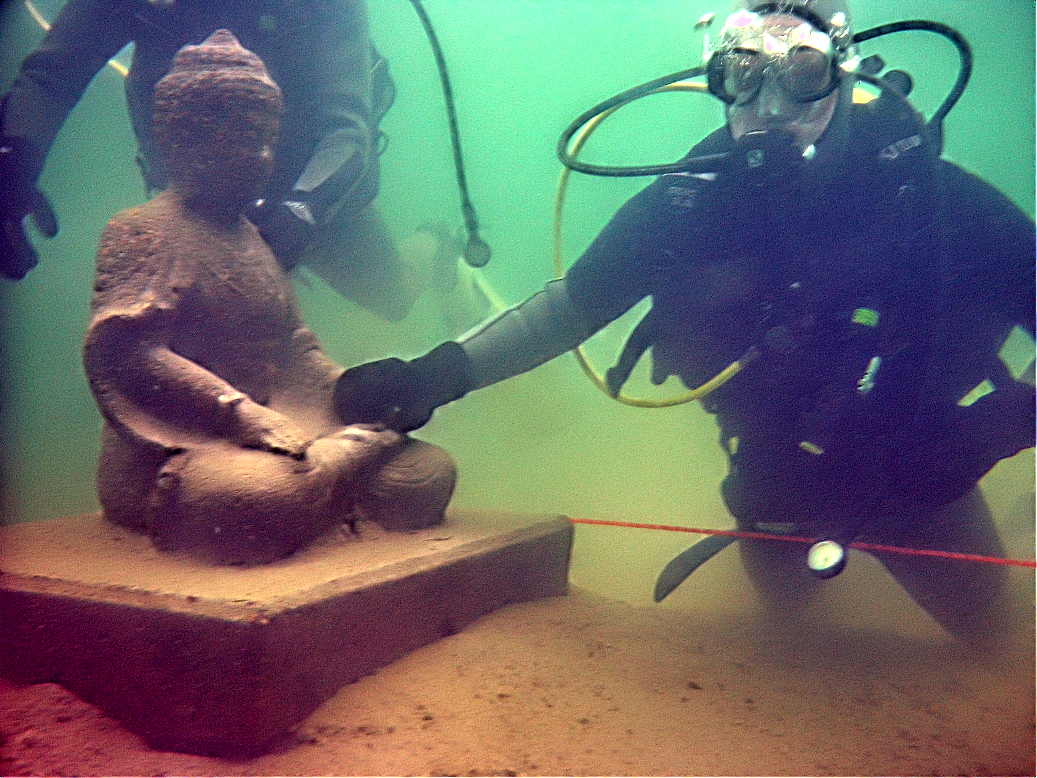
//> input picture img/impl_ref/DSCN6532.png, 1037 x 778 px
$ ./main   (built with g++ and OpenCV 4)
//> lines starting //> are read from the running program, lines starting //| are printed output that depends on the picture
### src/utils.h
//
//  utils.h
//  Submarine
//
//  Created by Florian Denis on 10/16/13.
//  Copyright (c) 2013 Florian Denis. All rights reserved.
//

#ifndef Submarine_utils_h
#define Submarine_utils_h

#include <opencv2/core/core.hpp>

/**
 *  floatTo8u converts a CV_32F image to a CV_8U one for display purposes
 */
cv::Mat floatTo8U(const cv::Mat& I);

/**
 *  Counts the number of SURF features found in the image
 */
int countSURFFound(const cv::Mat I);

#endif

### src/fusion.h
//
//  fusion.h
//  Submarine
//
//  Created by Jean Caillé on 11/11/2013.
//  Copyright (c) 2013 Florian Denis. All rights reserved.
//

#ifndef __Submarine__fusion__
#define __Submarine__fusion__

#include <opencv2/core/core.hpp>

void naiveFusion(const std::vector<cv::Mat>& inputs, const std::vector<cv::Mat>& weights, cv::Mat& dst);
void laplacianFusion(const std::vector<cv::Mat>& inputs, const std::vector<cv::Mat>& weights, cv::Mat& dst);

#endif /* defined(__Submarine__fusion__) */

### src/colorimetry.h
//
//  colorimetry.h
//  Submarine
//
//  Created by Jean Caillé on 20/10/13.
//  Copyright (c) 2013 Florian Denis. All rights reserved.
//

#ifndef __Submarine__WhiteBalance__
#define __Submarine__WhiteBalance__

#include <opencv2/core/core.hpp>

/**
 *  Apply white balance correction to image
 *  @param I    Input cv::Mat of type CV_8UC3
 *  @param dst  Destination image. Needs to be of same type and size as I
 */
void whiteBalance(const cv::Mat& I, cv::Mat& dst, double lambda = 0.2);

/**
 *  Contrast enhancement of color images using CLAHE technique
 *
 *  @param I   Input cv::Mat of type CV_8UC3
 *  @param dst Destination image. Needs to be of same type and size as I
 */
void enhanceContrast(const cv::Mat& I, cv::Mat& dst);

#endif /* defined(__Submarine__WhiteBalance__) */

### src/weights.h
//
//  weights.h
//  Submarine
//
//  Created by Florian Denis on 10/16/13.
//  Copyright (c) 2013 Florian Denis. All rights reserved.
//

#ifndef Submarine_weights_h
#define Submarine_weights_h

#include <opencv2/core/core.hpp>

/**
 *  Compute Local Contrast weight
 *  @param I    Input cv::Mat of type CV_8UC3
 *  @param dst  Destination image. Needs to be of type CV_32FC1 and same size as I
 */
void computeLCWeight(const cv::Mat& I,cv::Mat& dst);

#endif

### src/enhancement.h
//
//  enhancement.h
//  Submarine
//
//  Created by Florian Denis on 23/10/13.
//  Copyright (c) 2013 Florian Denis. All rights reserved.
//

#ifndef __Submarine__enhancement__
#define __Submarine__enhancement__

#include <opencv2/core/core.hpp>

void enhanceUnderwaterImage(const cv::Mat& img, cv::Mat& out);

#endif /* defined(__Submarine__enhancement__) */

### src/colorimetry.cpp
//
//  colorimetry.cpp
//  Submarine
//
//  Created by Jean Caillé on 20/10/13.
//  Copyright (c) 2013 Florian Denis. All rights reserved.
//
// Source for gray-world algorithm : http://www.mathworks.com/matlabcentral/fileexchange/41341-color-constancy-algorithms-gray-world-white-patch-modified-white-patch-etc/content/colorConstancy.m

#include "colorimetry.h"
#include "iostream"
#include <opencv2/imgproc/imgproc.hpp>
#include <opencv2/highgui/highgui.hpp>


void whiteBalance(const cv::Mat& I, cv::Mat& dst, double lambda)
{

    //Compute mean color of I
    cv::Scalar meanColor = cv::mean(I) / 255.0;


    //Grey average value
    double averageGrayValue = (meanColor[0] + meanColor[1] + meanColor[2]) / 3.0;


    cv::Mat meanColorImage(I.size(), CV_8UC3);
    cv::Scalar meanColorNorm = meanColor * 255.0;
    cv::Scalar avgGV = cv::Scalar(averageGrayValue, averageGrayValue, averageGrayValue) * 255.0;
    cv::rectangle(meanColorImage, cv::Point(0,0), cv::Point(I.cols, I.rows / 2), meanColorNorm, -1);
    cv::rectangle(meanColorImage, cv::Point(0,I.rows / 2), cv::Point(I.cols, I.rows), avgGV, -1);

    cv::imwrite("/Users/jean/Devel/Submarine/rapport/Support/meancolor.jpg", meanColorImage);

    //Correct average illumination as in paper
    if(lambda < 0){
        lambda = 0.2;
    }
    averageGrayValue = 0.5 + averageGrayValue * lambda;
    cv::Scalar illuminant = meanColor / averageGrayValue;


    //Split the image into channels
    cv::Mat channels[3];
    cv::split(I, channels);

    // Apply correction
    channels[0] /= illuminant[0];
    channels[1] /= illuminant[1];
    channels[2] /= illuminant[2];

    cv::merge(channels, 3, dst);
}

void enhanceContrast(const cv::Mat& I, cv::Mat& dst)
{
    int w = I.cols, h = I.rows;

    // Convert to YUV
    cv::Mat Iyuv(h,w,CV_8UC3);
    cv::cvtColor(I, Iyuv, CV_BGR2YUV);

    //Split the image into channels, first one being the luminance
    cv::Mat newY;
    cv::Mat channels[3];
    cv::split(Iyuv, channels);

    // Apply contrast optimisation on luminance channel
    cv::Ptr<cv::CLAHE> clahe = cv::createCLAHE();
    clahe->setClipLimit(4);
    clahe->apply(channels[0],newY);

    // Change Y and re-merge
    cv::Mat enhanceYUV;
    channels[0] = newY;
    cv::merge(channels, 3, enhanceYUV);

    // Convert to RGB
    cv::cvtColor(enhanceYUV, dst, CV_YUV2BGR);

}

### src/enhancement.cpp
//
//  enhancement.cpp
//  Submarine
//
//  Created by Florian Denis on 23/10/13.
//  Copyright (c) 2013 Florian Denis. All rights reserved.
//

#include "enhancement.h"

#include "weights.h"
#include "colorimetry.h"
#include "fusion.h"
#include "utils.h"

#include <opencv2/highgui/highgui.hpp>
#include <opencv2/core/core.hpp>
#include <opencv2/imgproc/imgproc.hpp>
#include "iostream"

void _computeFirstInput(const cv::Mat& I, cv::Mat& out)
{
    // First input is white balanced original image
    whiteBalance(I,out,.0);
}

void _computeSecondInput(const cv::Mat& firstInput, cv::Mat& out)
{

    // Apply a filter to remove the noise
    cv::Mat smooth;
    cv::bilateralFilter(firstInput, smooth, -1, 20, 5);

    cv::imwrite("/Users/jean/Devel/Submarine/rapport/Support/color_denoise.jpg", smooth);


    // Enhance contrast
    enhanceContrast(smooth, out);
}


void _computeWeights(const std::vector<cv::Mat>& input, std::vector<cv::Mat>& weights)
{

    for (int i = 0; i<input.size(); ++i) {
        computeEWeight(input[i], weights[i]);
    }

    normalizeWeightMaps(weights);
}

// [19 lines left out: function saveWeights, not called in this run]

void enhanceUnderwaterImage(const cv::Mat& I, cv::Mat& out)
{
    int w = I.cols, h = I.rows;

    // Compute 1st input
    cv::Mat firstInput(h,w,CV_8UC3);
    _computeFirstInput(I,firstInput);

    // Compute 2nd input
    cv::Mat secondInput(h,w,CV_8UC3);
    _computeSecondInput(firstInput,secondInput);

    std::vector<cv::Mat> input;
    input.push_back(secondInput);
    input.push_back(firstInput);

    std::vector<cv::Mat> weights;
    weights.push_back(cv::Mat(h,w,CV_32F));
    weights.push_back(cv::Mat(h,w,CV_32F));

    _computeWeights(input,weights);

    laplacianFusion(input, weights, out);

    //Compare the numbers of SURF found
//    std::cout << "There were " << countSURFFound(I) << " found in the input image" << std::endl;
    std::cout << "There are  " << countSURFFound(out) << " found in the output image" << std::endl;
    saveWeights(firstInput);
    cv::imwrite("/Users/jean/Devel/Submarine/rapport/Support/color.png", firstInput);
    cv::imwrite("/Users/jean/Devel/Submarine/rapport/Support/contrast.png", secondInput);

}

### src/main.cpp
//
//  main.c
//  Submarine
//
//  Created by Florian Denis on 10/16/13.
//  Copyright (c) 2013 Florian Denis. All rights reserved.
//

#include <stdio.h>
#include <time.h>

#include <opencv2/core/core.hpp>
#include <opencv2/highgui/highgui.hpp>

#include "enhancement.h"

int main(int argc, const char * argv[])
{

    cv::Mat I = cv::imread("/Users/jean/Devel/Submarine/img/test_img/DSCN6532.png");
//> I is the input picture: 778 rows x 1037 cols, CV_8UC3; mean B, G, R 103.6, 105.8, 104.1
    int w = I.cols, h = I.rows;

    cv::Mat betterI(h, w, CV_8UC3);
    clock_t t;
    t = clock();
    enhanceUnderwaterImage(I, betterI);
//> in whiteBalance, `cv::Scalar meanColor = cv::mean(I) / 255.0;`: meanColor = Scalar(0.406, 0.415, 0.408)
//> in whiteBalance, `double averageGrayValue = (meanColor[0] + meanColor[1] + meanColor[2])..`: averageGrayValue = 0.41
//> in whiteBalance, `cv::Scalar meanColorNorm = meanColor * 255.0;`: meanColorNorm = Scalar(103.6, 105.8, 104.1)
//> in whiteBalance, `cv::Scalar avgGV = cv::Scalar(averageGrayValue, averageGrayValue, aver..`: avgGV = Scalar(104.5, 104.5, 104.5)
//> in whiteBalance, `cv::rectangle(meanColorImage, cv::Point(0,0), cv::Point(I.cols, I.rows..`:
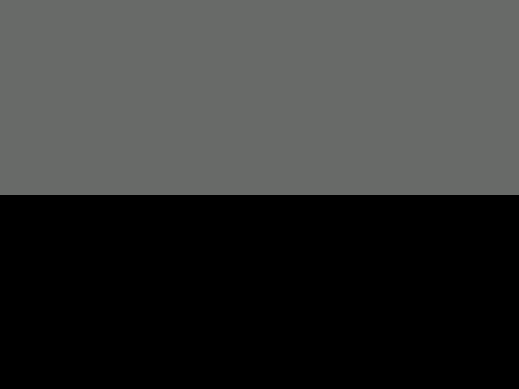
//> meanColorImage: 778 rows x 1037 cols, CV_8UC3 (shown at 1/2 size); mean B, G, R 52.1, 53.1, 52.1
//> in whiteBalance, `averageGrayValue = 0.5 + averageGrayValue * lambda;`: averageGrayValue = 0.5
//> in whiteBalance, `cv::Scalar illuminant = meanColor / averageGrayValue;`: illuminant = Scalar(0.813, 0.83, 0.817)
//> in enhanceContrast, `cv::split(Iyuv, channels);`:
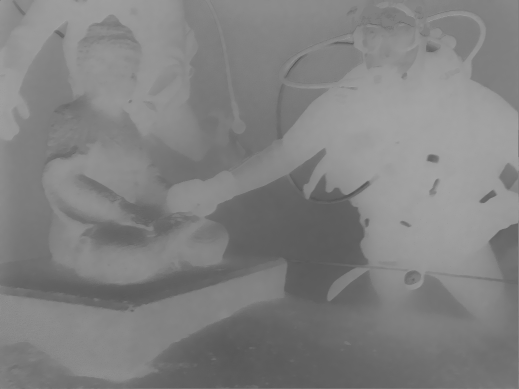
//> channels[1]: 778 rows x 1037 cols, CV_8UC1 (shown at 1/2 size); min 79, max 178, mean 128.9
//> in enhanceContrast, `cv::split(Iyuv, channels);`:
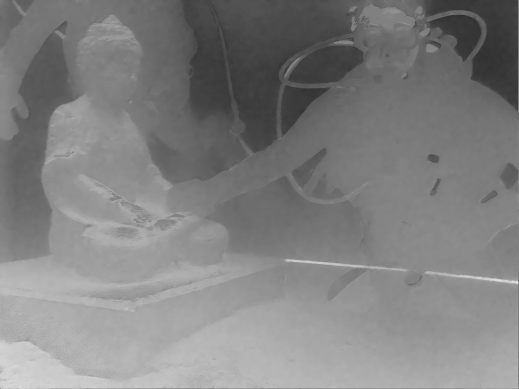
//> channels[2]: 778 rows x 1037 cols, CV_8UC1 (shown at 1/2 size); min 30, max 228, mean 128.9
//> in enhanceContrast, `clahe->apply(channels[0],newY);`:
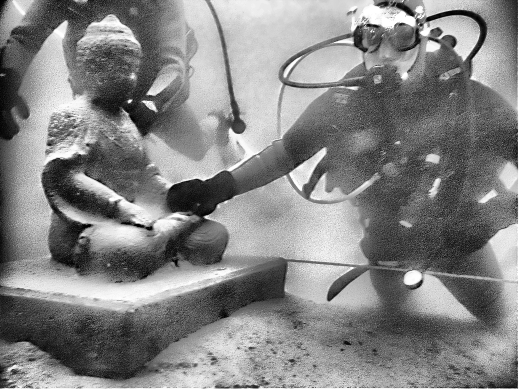
//> newY: 778 rows x 1037 cols, CV_8UC1 (shown at 1/2 size); min 0, max 255, mean 131.7
//> in enhanceContrast, `cv::cvtColor(enhanceYUV, dst, CV_YUV2BGR);`:
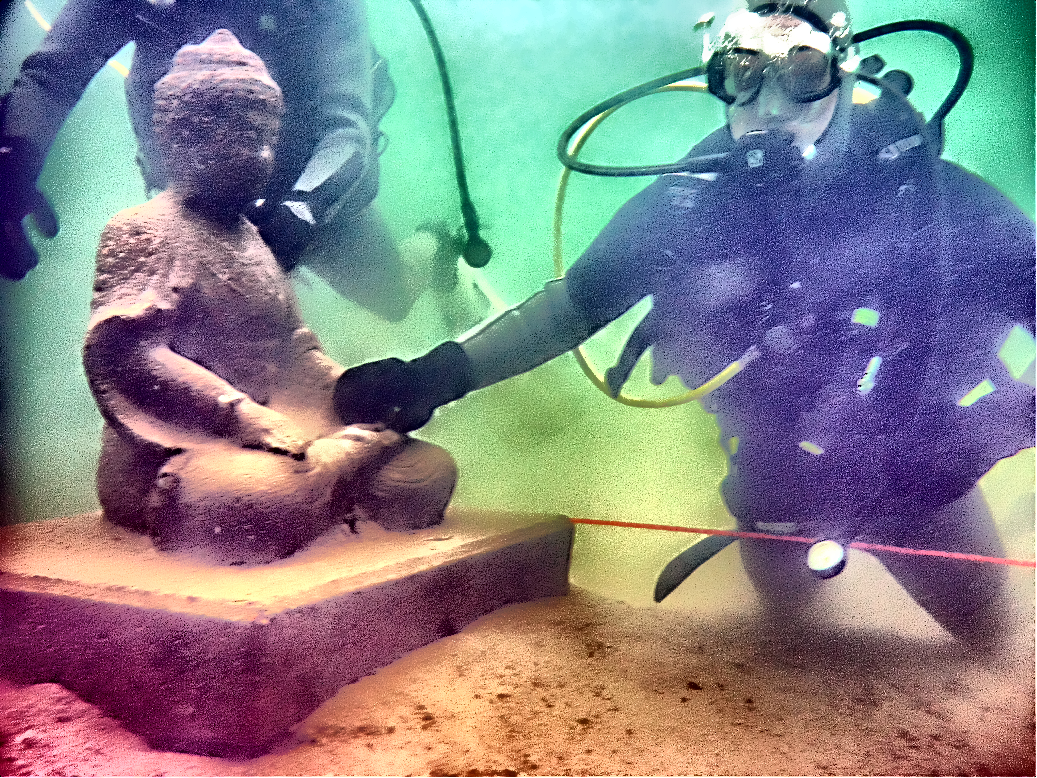
//> dst: 778 rows x 1037 cols, CV_8UC3; mean B, G, R 133.6, 130.7, 131.8
//> (the run ends here: the program needs code that is not available in this run, at `computeEWeight(input[i], weights[i]);`)

$ run again, with img/impl_ref/DSCN6522.png copied over img/impl_ref/DSCN6532.png
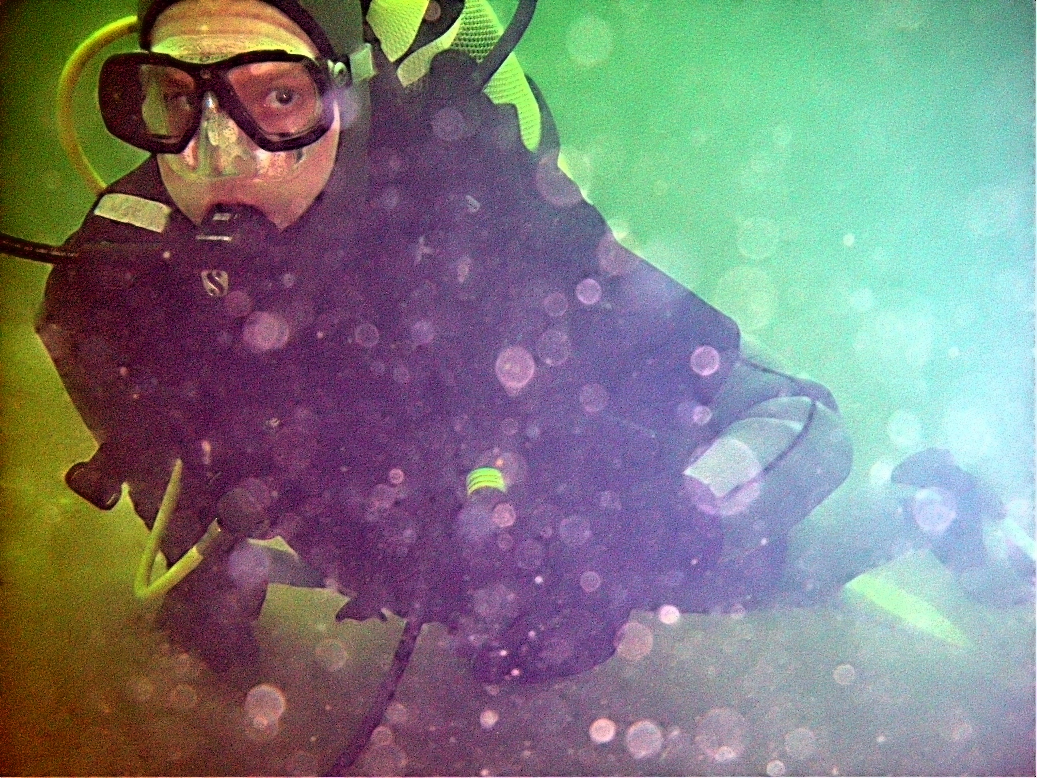
//> input picture img/impl_ref/DSCN6522.png, 1037 x 778 px
//> I is the input picture: 778 rows x 1037 cols, CV_8UC3; mean B, G, R 125.3, 126.4, 124.7
//> meanColor = Scalar(0.491, 0.496, 0.489)
//> in whiteBalance, `double averageGrayValue = (meanColor[0] + meanColor[1] + meanColor[2])..`: averageGrayValue = 0.492
//> meanColorNorm = Scalar(125.3, 126.4, 124.7)
//> avgGV = Scalar(125.5, 125.5, 125.5)
//> in whiteBalance, `cv::rectangle(meanColorImage, cv::Point(0,0), cv::Point(I.cols, I.rows..`:
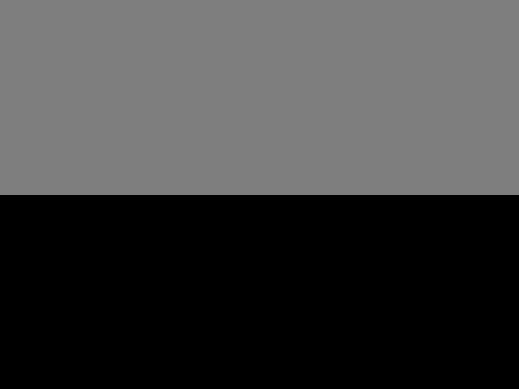
//> meanColorImage: 778 rows x 1037 cols, CV_8UC3 (shown at 1/2 size); mean B, G, R 62.7, 63.2, 62.7
//> in whiteBalance, `averageGrayValue = 0.5 + averageGrayValue * lambda;`: averageGrayValue = 0.5
//> illuminant = Scalar(0.983, 0.991, 0.978)
//> Iyuv: 778 rows x 1037 cols, CV_8UC3; mean of channels 0, 1, 2 127.5, 128, 128
//> enhanceYUV: 778 rows x 1037 cols, CV_8UC3; mean of channels 0, 1, 2 132.4, 128, 128
//> in enhanceContrast, `cv::cvtColor(enhanceYUV, dst, CV_YUV2BGR);`:
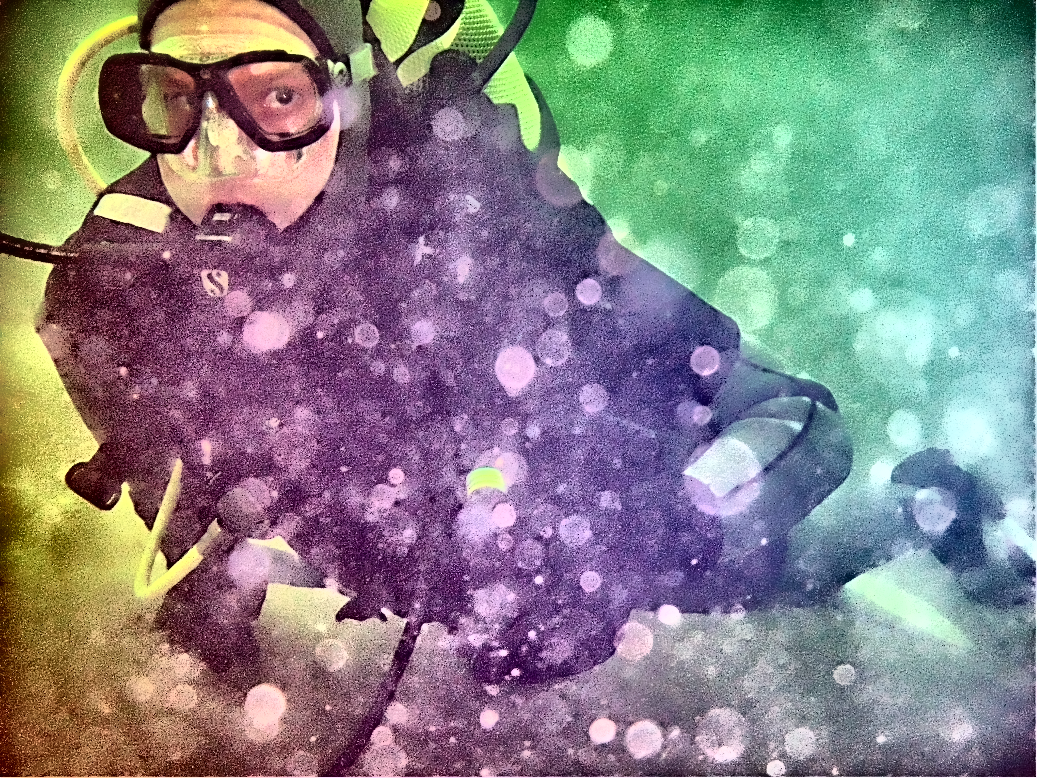
//> dst: 778 rows x 1037 cols, CV_8UC3; mean B, G, R 132.4, 132.3, 132.1

$ run again, with img/impl_ref/DSCN6523.png copied over img/impl_ref/DSCN6532.png
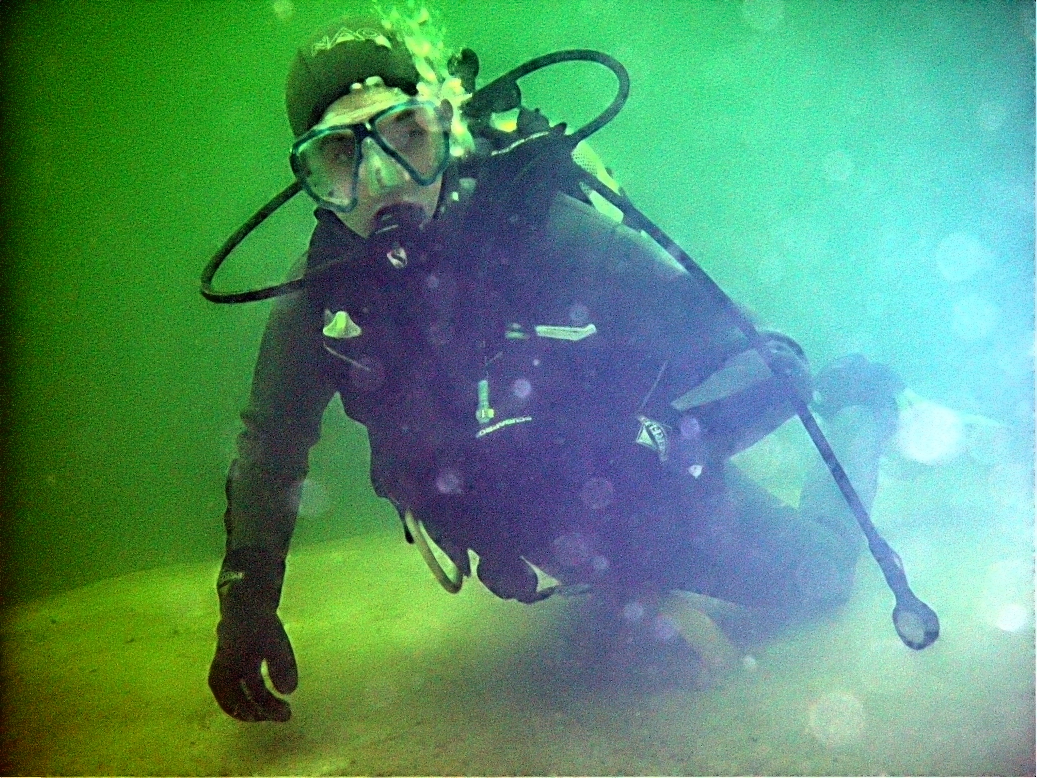
//> input picture img/impl_ref/DSCN6523.png, 1037 x 778 px
//> I is the input picture: 778 rows x 1037 cols, CV_8UC3; mean B, G, R 112.1, 146.5, 86.4
//> meanColor = Scalar(0.439, 0.575, 0.339)
//> in whiteBalance, `double averageGrayValue = (meanColor[0] + meanColor[1] + meanColor[2])..`: averageGrayValue = 0.451
//> meanColorNorm = Scalar(112.1, 146.5, 86.43)
//> avgGV = Scalar(115, 115, 115)
//> in whiteBalance, `cv::rectangle(meanColorImage, cv::Point(0,I.rows / 2), cv::Point(I.col..`:
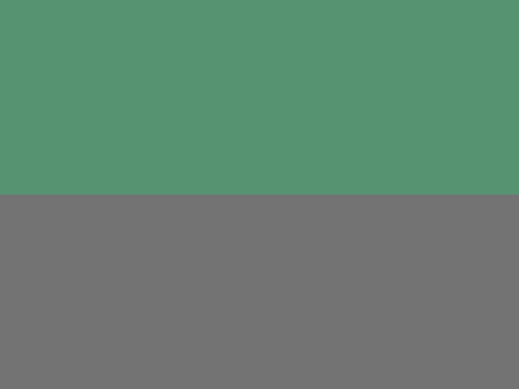
//> meanColorImage: 778 rows x 1037 cols, CV_8UC3 (shown at 1/2 size); mean B, G, R 113.5, 131, 100.5
//> in whiteBalance, `averageGrayValue = 0.5 + averageGrayValue * lambda;`: averageGrayValue = 0.5
//> illuminant = Scalar(0.879, 1.15, 0.678)
//> Iyuv: 778 rows x 1037 cols, CV_8UC3; mean of channels 0, 1, 2 127.1, 127.3, 127.7
//> enhanceYUV: 778 rows x 1037 cols, CV_8UC3; mean of channels 0, 1, 2 134.1, 127.3, 127.7
//> in enhanceContrast, `cv::cvtColor(enhanceYUV, dst, CV_YUV2BGR);`:
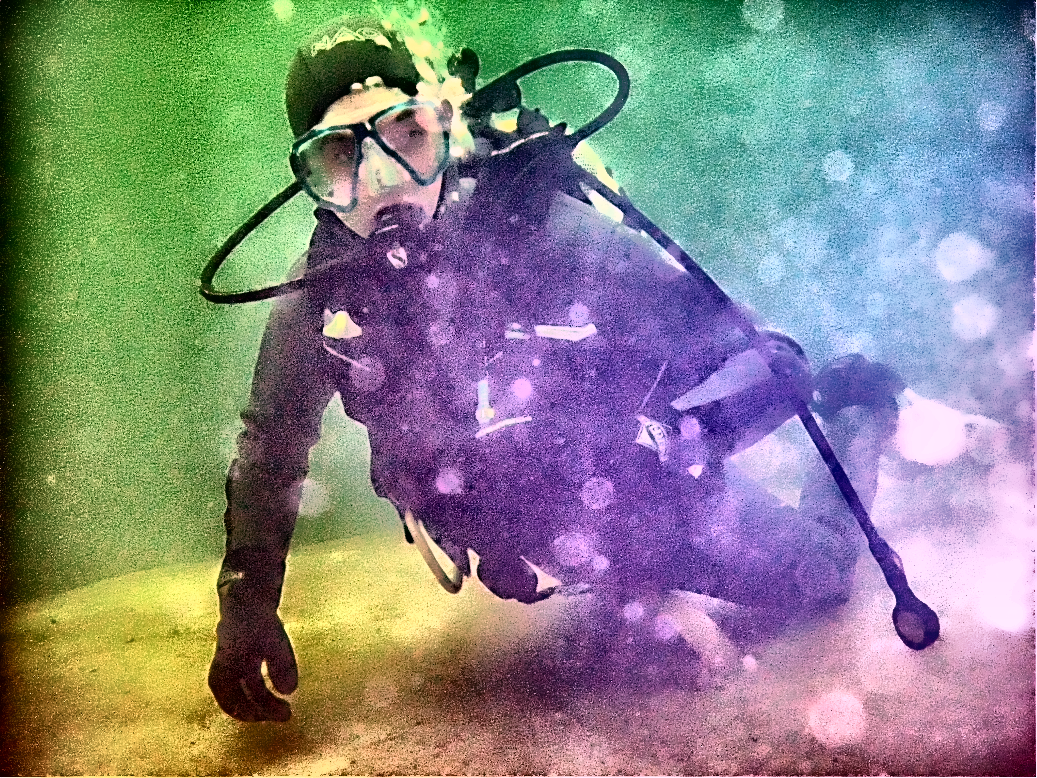
//> dst: 778 rows x 1037 cols, CV_8UC3; mean B, G, R 132.6, 134.6, 133.4
